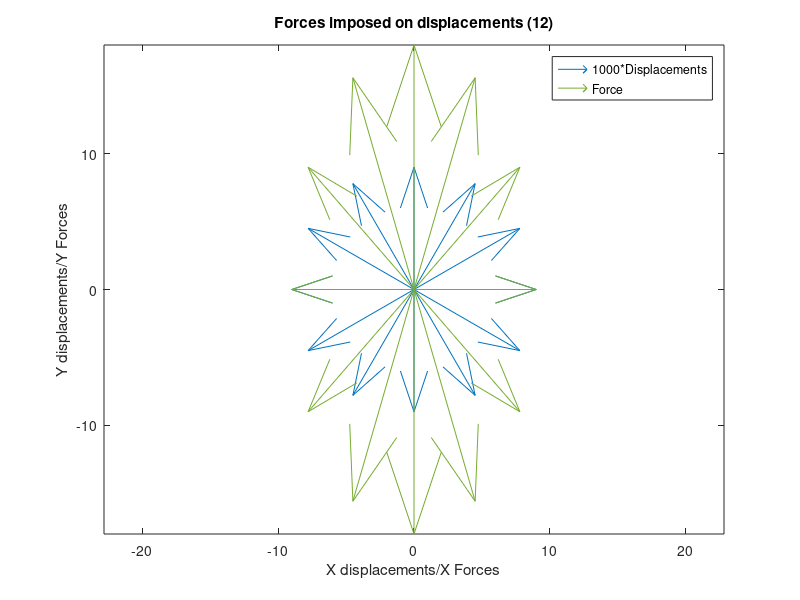
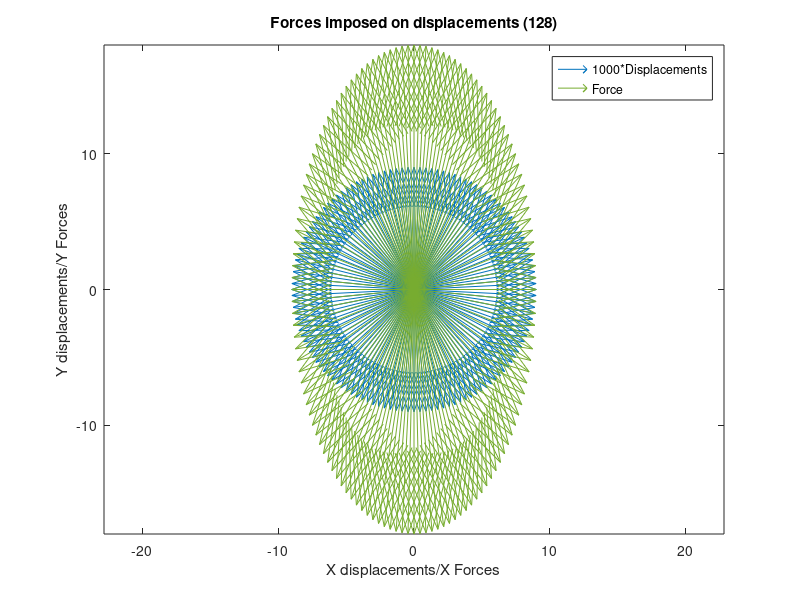
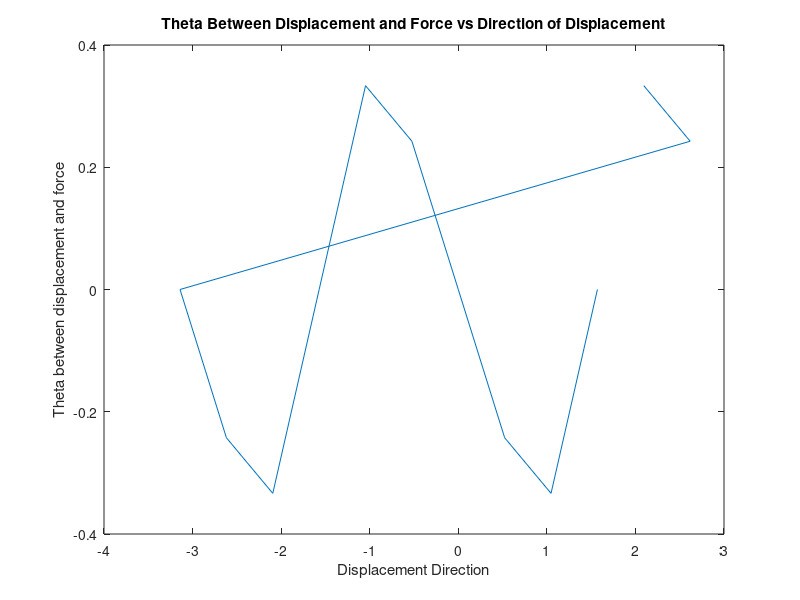

Source code (MATLAB) for these figures, in order:
K = [1000,0;0,2000];
xDisp = 0.01*cos(0:pi/6:2*pi-pi/6);
yDisp = 0.01*sin(0:pi/6:2*pi-pi/6);
input = [ xDisp;yDisp];
F = K*input;

figure;
x_1 = zeros([1,12]);
y_1 = zeros([1,12]);
quiver(x_1,y_1,1000*xDisp,1000*yDisp);
hold on;
quiver(x_1,y_1,F(1,:),F(2,:));
axis equal;
xlabel('X displacements/X Forces');
ylabel('Y displacements/Y Forces');
title('Forces imposed on displacements (12)');
legend('1000*Displacements','Force');
hold off;

figure;
x_1 = zeros([1,128]);
y_1 = zeros([1,128]);
xDisp2 = 0.01*cos(linspace(0, 2*pi-pi/64, 128));
yDisp2 = 0.01*sin(linspace(0, 2*pi-pi/64, 128));
input2 = [ xDisp2;yDisp2];
F2 = K*input2;
quiver(x_1,y_1,1000*xDisp2,1000*yDisp2);
hold on;
quiver(x_1,y_1,F2(1,:),F2(2,:));
axis equal;
xlabel('X displacements/X Forces');
ylabel('Y displacements/Y Forces');
title('Forces imposed on displacements (128)');
legend('1000*Displacements','Force');
hold off;

theta =  atan2(F(1,:),F(2,:)) - atan2(xDisp,yDisp);
figure;
plot(atan2(xDisp,yDisp),theta);
xlabel('Displacement Direction');
ylabel('Theta between displacement and force');
title('Theta Between Displacement and Force vs Direction of Displacement');

max_angle =  0.3335;

%Eigen vector occus when theta = 0   === Indexes 0,97
eig_1 = [1,0];
eig2 = [0,1];

lam_1 = 10;
lam_2 = -20;

comment4h = 'When we displace the box in the 1,0 direction (one in x, 0 in y), the force we feel will be 10Newtons in the same direction. When we impose a displacement in the 0,1 direction, we will feel a force of 20Newtons in the opposite direction';

